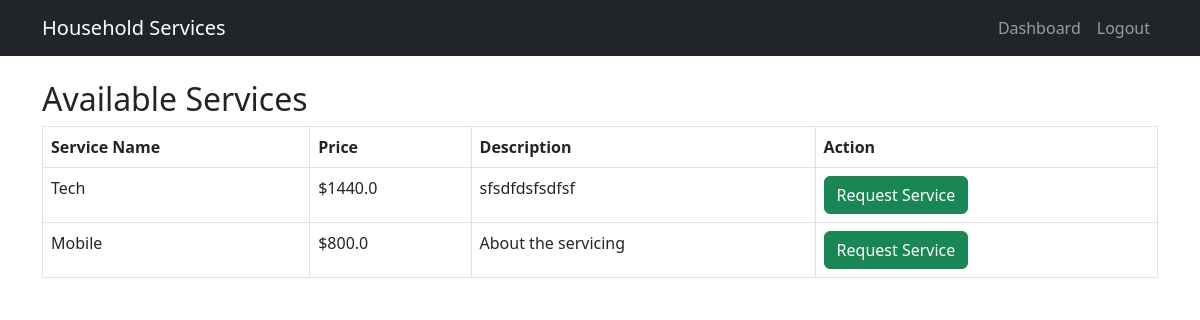
Page /services (signed in) on the committed database.
### app.py (models this page shows)
class Service(db.Model):
    id = db.Column(db.Integer, primary_key=True)
    name = db.Column(db.String(100), nullable=False)
    price = db.Column(db.Float, nullable=False)
    description = db.Column(db.Text, nullable=False)
    time_required = db.Column(db.Integer, nullable=False)

### app.py (the view)
@app.route('/services')
def services():
    services = Service.query.all()
    return render_template('services.html', services=services)

### templates/services.html (shortened to what this page needs)
{% extends 'base.html' %}
{% block content %}
<h2>Available Services</h2>
<table class="table table-bordered">
    <thead>
        <tr>
            <th>Service Name</th>
            <th>Price</th>
            <th>Description</th>
            <th>Action</th>
        </tr>
    </thead>
    <tbody>
        {% for service in services %}
        <tr>
            <td>{{ service.name }}</td>
            <td>${{ service.price }}</td>
            <td>{{ service.description }}</td>
            <td><a href="{{ url_for('request_service', service_id=service.id) }}" class="btn btn-success">Request Service</a></td>
        </tr>
        {% endfor %}
    </tbody>
</table>
{% endblock %}

### rows in the picture
Service: name "Tech", price "1440.0", description "sfsdfdsfsdfsf"
Service: name "Mobile", price "800.0", description "About the servicing"
